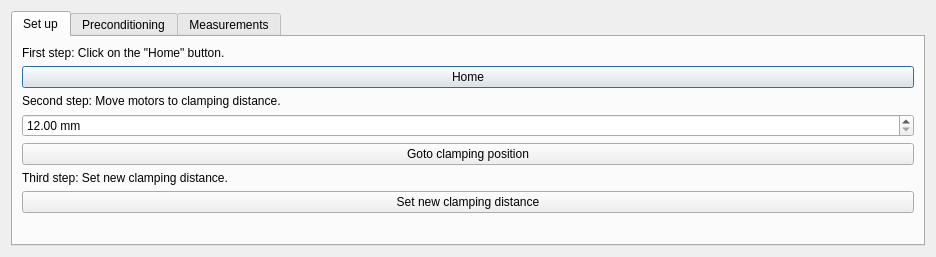
<?xml version="1.0" encoding="UTF-8"?>
<ui version="4.0">
 <class>Stretcher</class>
 <widget class="QDialog" name="Stretcher">
  <property name="geometry">
   <rect>
    <x>0</x>
    <y>0</y>
    <width>936</width>
    <height>257</height>
   </rect>
  </property>
  <property name="windowTitle">
   <string>Dialog</string>
  </property>
  <layout class="QGridLayout" name="gridLayout_2">
   <item row="0" column="0">
    <widget class="QTabWidget" name="stretcherTab">
     <property name="currentIndex">
      <number>0</number>
     </property>
     <widget class="QWidget" name="setUpTab">
      <attribute name="title">
       <string>Set up</string>
      </attribute>
      <layout class="QGridLayout" name="gridLayout">
       <item row="0" column="0">
        <layout class="QVBoxLayout" name="verticalLayout">
         <item>
          <widget class="QLabel" name="firstStepLabel">
           <property name="text">
            <string>First step: Click on the &quot;Home&quot; button.</string>
           </property>
          </widget>
         </item>
         <item>
          <widget class="QPushButton" name="linMotHomeButton">
           <property name="text">
            <string>Home</string>
           </property>
          </widget>
         </item>
         <item>
          <widget class="QLabel" name="secondStepLabel">
           <property name="text">
            <string>Second step: Move motors to clamping distance.</string>
           </property>
          </widget>
         </item>
         <item>
          <widget class="QDoubleSpinBox" name="linMotClampingSpinBox">
           <property name="suffix">
            <string> mm</string>
           </property>
           <property name="minimum">
            <double>12.000000000000000</double>
           </property>
          </widget>
         </item>
         <item>
          <widget class="QPushButton" name="linMotGotoClampingPosButton">
           <property name="text">
            <string>Goto clamping position</string>
           </property>
          </widget>
         </item>
         <item>
          <widget class="QLabel" name="thirdStepLabel">
           <property name="text">
            <string>Third step: Set new clamping distance.</string>
           </property>
          </widget>
         </item>
         <item>
          <widget class="QPushButton" name="linMotSetClampingPosButton">
           <property name="text">
            <string>Set new clamping distance</string>
           </property>
          </widget>
         </item>
        </layout>
       </item>
       <item row="6" column="0">
        <spacer name="verticalSpacer">
         <property name="orientation">
          <enum>Qt::Vertical</enum>
         </property>
         <property name="sizeHint" stdset="0">
          <size>
           <width>20</width>
           <height>40</height>
          </size>
         </property>
        </spacer>
       </item>
      </layout>
     </widget>
     <widget class="QWidget" name="preconditioningTag">
      <attribute name="title">
       <string>Preconditioning</string>
      </attribute>
      <layout class="QGridLayout" name="gridLayout_4">
       <item row="0" column="0">
        <layout class="QGridLayout" name="gridLayout_3">
         <item row="0" column="0">
          <widget class="QLabel" name="precondSpeedLabel">
           <property name="text">
            <string>Speed</string>
           </property>
          </widget>
         </item>
         <item row="1" column="0">
          <widget class="QLabel" name="preCondPreloadLabel">
           <property name="text">
            <string>Preload</string>
           </property>
          </widget>
         </item>
         <item row="1" column="2">
          <widget class="QLabel" name="preCondCyclesLabel">
           <property name="text">
            <string>n cycles</string>
           </property>
          </widget>
         </item>
         <item row="1" column="1">
          <widget class="QDoubleSpinBox" name="preCondPreloadSpinBox">
           <property name="suffix">
            <string> N</string>
           </property>
           <property name="minimum">
            <double>-99.989999999999995</double>
           </property>
           <property name="singleStep">
            <double>0.010000000000000</double>
           </property>
          </widget>
         </item>
         <item row="1" column="3">
          <widget class="QDoubleSpinBox" name="preCondCyclesSpinBox"/>
         </item>
         <item row="0" column="1">
          <widget class="QDoubleSpinBox" name="preCondSpeedSpinBox">
           <property name="suffix">
            <string> %preload[mm]/s</string>
           </property>
           <property name="singleStep">
            <double>0.100000000000000</double>
           </property>
          </widget>
         </item>
         <item row="1" column="4">
          <widget class="QLabel" name="preCondWithLabel">
           <property name="text">
            <string>width</string>
           </property>
          </widget>
         </item>
         <item row="1" column="5">
          <widget class="QDoubleSpinBox" name="preCondWithSpinBox">
           <property name="suffix">
            <string> % of preload</string>
           </property>
          </widget>
         </item>
         <item row="2" column="5">
          <widget class="QPushButton" name="preCondStartButton">
           <property name="text">
            <string>Start</string>
           </property>
          </widget>
         </item>
        </layout>
       </item>
       <item row="1" column="0">
        <spacer name="verticalSpacer_2">
         <property name="orientation">
          <enum>Qt::Vertical</enum>
         </property>
         <property name="sizeHint" stdset="0">
          <size>
           <width>20</width>
           <height>40</height>
          </size>
         </property>
        </spacer>
       </item>
      </layout>
     </widget>
     <widget class="QWidget" name="measurementTab">
      <attribute name="title">
       <string>Measurements</string>
      </attribute>
      <layout class="QGridLayout" name="gridLayout_6">
       <item row="0" column="0">
        <layout class="QGridLayout" name="gridLayout_5">
         <item row="1" column="0">
          <widget class="QLabel" name="rampToFailureLabel">
           <property name="text">
            <string>1. Ramp to failure</string>
           </property>
          </widget>
         </item>
         <item row="4" column="0">
          <widget class="QLabel" name="RelaxationLabel">
           <property name="text">
            <string>2. Relaxation</string>
           </property>
          </widget>
         </item>
         <item row="2" column="0">
          <widget class="QLabel" name="rampToFailurePreloadLabel">
           <property name="text">
            <string>Preload</string>
           </property>
          </widget>
         </item>
         <item row="5" column="0">
          <widget class="QLabel" name="RelaxationPreloadLabel">
           <property name="text">
            <string>Preload</string>
           </property>
          </widget>
         </item>
         <item row="5" column="2">
          <widget class="QLabel" name="RelaxationStepSizeLabel">
           <property name="text">
            <string>Step size</string>
           </property>
          </widget>
         </item>
         <item row="5" column="4">
          <widget class="QLabel" name="RelaxationWaitingTimeLabel">
           <property name="text">
            <string>Waiting time</string>
           </property>
          </widget>
         </item>
         <item row="5" column="1">
          <widget class="QDoubleSpinBox" name="RelaxationPreloadSpinBox">
           <property name="suffix">
            <string> N</string>
           </property>
           <property name="minimum">
            <double>-99.000000000000000</double>
           </property>
           <property name="singleStep">
            <double>0.100000000000000</double>
           </property>
          </widget>
         </item>
         <item row="5" column="3">
          <widget class="QDoubleSpinBox" name="RelaxationStepSizeSpinBox">
           <property name="suffix">
            <string> %preload[mm]</string>
           </property>
           <property name="singleStep">
            <double>0.100000000000000</double>
           </property>
          </widget>
         </item>
         <item row="5" column="5">
          <widget class="QDoubleSpinBox" name="RelaxationWaitingTimeSpinBox">
           <property name="suffix">
            <string> s</string>
           </property>
           <property name="singleStep">
            <double>0.100000000000000</double>
           </property>
          </widget>
         </item>
         <item row="3" column="5">
          <widget class="QPushButton" name="rampToFailureStartButton">
           <property name="text">
            <string>Start</string>
           </property>
          </widget>
         </item>
         <item row="6" column="5">
          <widget class="QPushButton" name="RelaxationStartButton">
           <property name="text">
            <string>Start</string>
           </property>
          </widget>
         </item>
         <item row="2" column="1">
          <widget class="QDoubleSpinBox" name="rampToFailurePreloadSpinBox">
           <property name="suffix">
            <string> N</string>
           </property>
           <property name="minimum">
            <double>-99.000000000000000</double>
           </property>
           <property name="singleStep">
            <double>0.010000000000000</double>
           </property>
          </widget>
         </item>
         <item row="0" column="0">
          <widget class="QLabel" name="rampToFailureSpeedLabel">
           <property name="text">
            <string>Speed</string>
           </property>
          </widget>
         </item>
         <item row="0" column="1">
          <widget class="QDoubleSpinBox" name="rampToFailureSpeedSpinBox">
           <property name="suffix">
            <string> %preload[mm]/s</string>
           </property>
           <property name="singleStep">
            <double>0.100000000000000</double>
           </property>
          </widget>
         </item>
         <item row="3" column="4">
          <widget class="QPushButton" name="rampToFailureStopButton">
           <property name="text">
            <string>Stop</string>
           </property>
          </widget>
         </item>
         <item row="2" column="2">
          <widget class="QLabel" name="rampToFailureForceAtFailureLabel">
           <property name="text">
            <string>Force at failure</string>
           </property>
          </widget>
         </item>
         <item row="2" column="3">
          <widget class="QDoubleSpinBox" name="rampToFailureForcAtFailureSpinBox">
           <property name="suffix">
            <string> % of max. force</string>
           </property>
          </widget>
         </item>
        </layout>
       </item>
       <item row="1" column="0">
        <spacer name="verticalSpacer_3">
         <property name="orientation">
          <enum>Qt::Vertical</enum>
         </property>
         <property name="sizeHint" stdset="0">
          <size>
           <width>20</width>
           <height>40</height>
          </size>
         </property>
        </spacer>
       </item>
      </layout>
     </widget>
    </widget>
   </item>
  </layout>
 </widget>
 <resources/>
 <connections/>
</ui>
